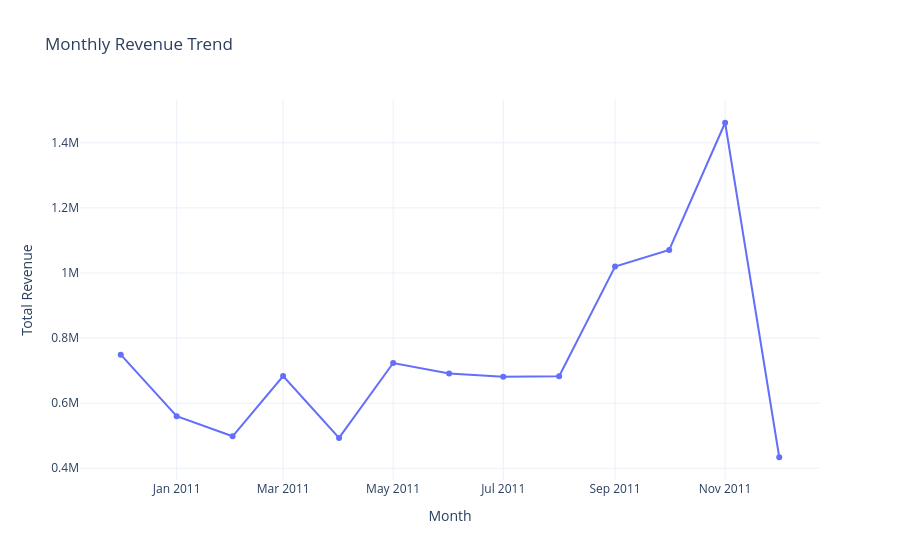

The notebook cell saved with this chart:
### Markdown cell above
---

# Part 6 — Seaborn Visualizations (Questions 27–28)

### Q27. Revenue distribution and outliers
Use a Seaborn boxplot to visualize the distribution of invoice values or transaction revenue. Handle extreme values thoughtfully: show the full distribution first, then optionally create a second view with a justified range. Explain what the outliers may represent.

### Q28. Correlation and final interactive dashboard chart
Choose suitable numeric features and create a Seaborn correlation heatmap with annotations. Then create at least one Plotly interactive chart (for example, monthly revenue by country or top products by revenue) with a meaningful hover tooltip. Write two insights from the visualizations.

### Code cell
# Plotly chart workspace
df['Revenue'] = df['Quantity'] * df['UnitPrice']

df['InvoiceDate'] = pd.to_datetime(df['InvoiceDate'])
df['YearMonth'] = df['InvoiceDate'].dt.to_period('M').astype(str)

# Q27: Revenue Distribution and Outliers

plt.figure(figsize=(12, 5))
sns.boxplot(x=df['Revenue'])
plt.title('Full Revenue Distribution')
plt.xlabel('Revenue')
plt.grid(axis='x', alpha=0.3)
plt.show()

upper_limit = df['Revenue'].quantile(0.95)

plt.figure(figsize=(12, 5))
sns.boxplot(x=df[df['Revenue'] <= upper_limit]['Revenue'])
plt.title('Revenue Distribution (Up to 95th Percentile)')
plt.xlabel('Revenue')
plt.grid(axis='x', alpha=0.3)
plt.show()

# Q28: Correlation Heatmap

numeric_features = ['Quantity', 'UnitPrice', 'Revenue']

correlation_matrix = df[numeric_features].corr()

plt.figure(figsize=(8, 6))
sns.heatmap(
    correlation_matrix,
    annot=True,
    cmap='coolwarm',
    fmt='.2f',
    linewidths=0.5
)
plt.title('Correlation Heatmap')
plt.show()

# Q28: Interactive Monthly Revenue Chart

monthly_revenue = (
    df.groupby('YearMonth')['Revenue']
    .sum()
    .reset_index()
)

fig = px.line(
    monthly_revenue,
    x='YearMonth',
    y='Revenue',
    markers=True,
    title='Monthly Revenue Trend',
    labels={
        'YearMonth': 'Month',
        'Revenue': 'Total Revenue'
    },
    hover_data={'Revenue': ':.2f'}
)

fig.update_layout(
    template='plotly_white',
    hovermode='x unified'
)

fig.show()

# Key Insights

print("Key Insights:")

print("1. The boxplot shows that most transactions have relatively low revenue, while some transactions have unusually high values. These outliers may represent bulk purchases or large orders.")

print("2. The monthly revenue chart helps identify changes in sales performance over time. Revenue peaks indicate months with higher sales activity, while decreases may indicate lower demand or seasonal changes.")

### Figure 1 — Plotly figure (JSON) as saved in the notebook; plotly's stock layout.template omitted (floating-point values rounded to 4 significant figures)
{"data": [{"hovertemplate": "Month=%{x}<br>Total Revenue=%{y:.2f}<extra></extra>", "legendgroup": "", "line": {"color": "#636efa", "dash": "solid"}, "marker": {"symbol": "circle"}, "mode": "lines+markers", "name": "", "orientation": "v", "showlegend": false, "type": "scatter", "x": ["2010-12", "2011-01", "2011-02", "2011-03", "2011-04", "2011-05", "2011-06", "2011-07", "2011-08", "2011-09", "2011-10", "2011-11", "2011-12"], "xaxis": "x", "y": [749000.0, 560000.0, 498100.0, 683300.0, 493200.0, 723300.0, 691100.0, 681300.0, 682700.0, 1020000.0, 1071000.0, 1462000.0, 433700.0], "yaxis": "y"}], "layout": {"hovermode": "x unified", "legend": {"tracegroupgap": 0}, "title": {"text": "Monthly Revenue Trend"}, "xaxis": {"anchor": "y", "domain": [0, 1], "title": {"text": "Month"}}, "yaxis": {"anchor": "x", "domain": [0, 1], "title": {"text": "Total Revenue"}}}}
